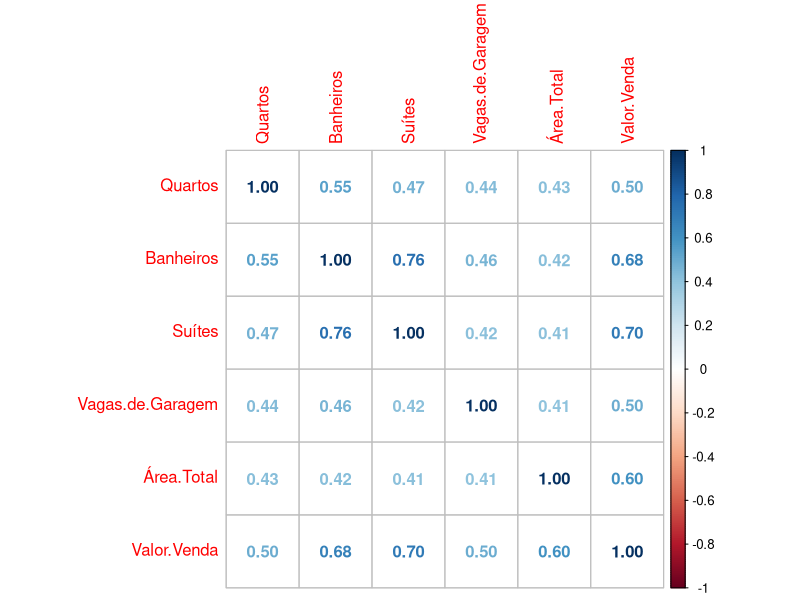
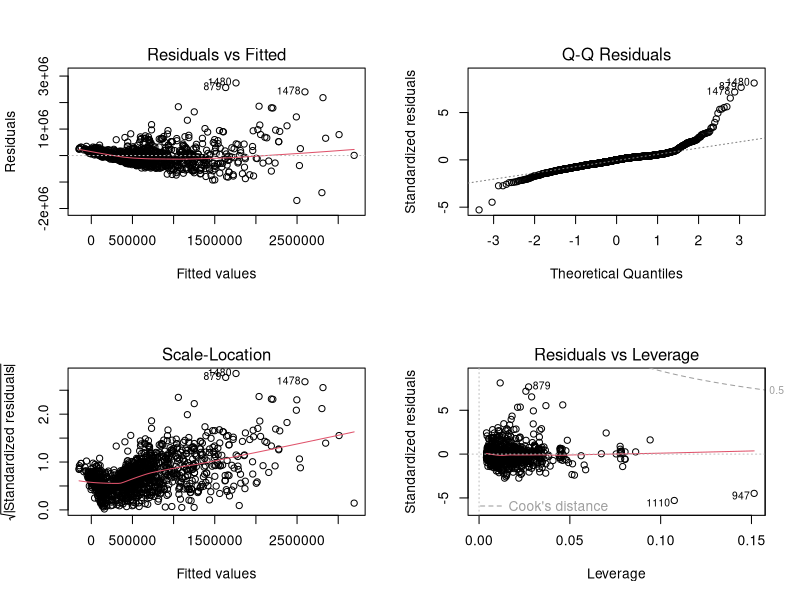
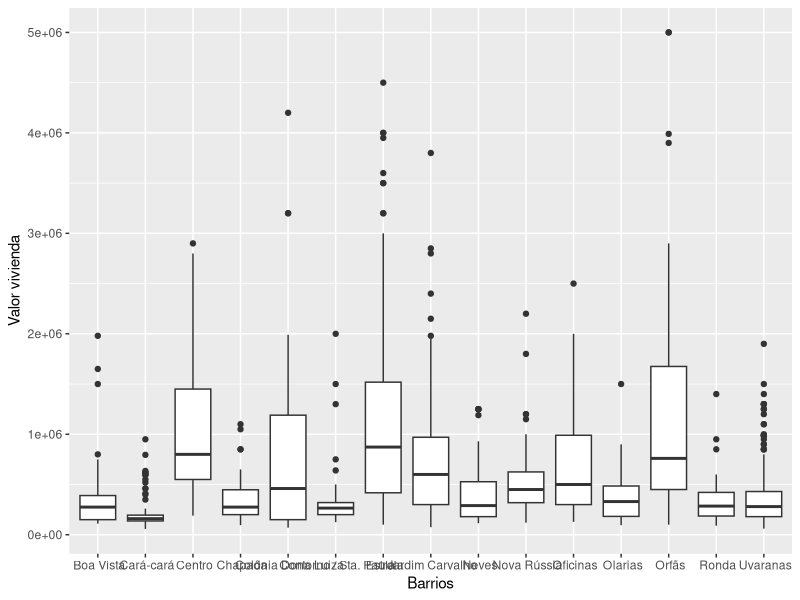

Write the R code that produced these figures, in order.
## ---- chunk 1
knitr::opts_chunk$set(echo = TRUE)
## ---- chunk 2
datos_casas <- read.csv("casas_ponta_grossa.csv")
names(datos_casas)
table(datos_casas$Bairro)
datos_casas$Referência <- NULL
datos_casas$X <- NULL
summary(datos_casas)
## ---- chunk 3
library(corrplot)
datos_casasC<- datos_casas
datos_casasC$Bairro <- NULL
Mcor <- cor(datos_casasC)
corrplot(Mcor, method = c("number"))
## ---- chunk 4
#Dividimos los datos en set de entrenamiento y set de testeo
indice <- sample(nrow(datos_casas), 0.75*nrow(datos_casas))
datos_entreno <- datos_casas[indice, ]
datos_test <- datos_casas[-indice, ]
## ---- chunk 5
regresion <- lm(Valor.Venda~., data = datos_entreno)
summary(regresion)
## ---- chunk 6
par(mfrow=c(2,2))
plot(regresion)

## ---- chunk 7
coeficientes <- coef(regresion)
coeficientes
## ---- chunk 8
intervalo_confianza<-confint(regresion)
intervalo_confianza
## ---- chunk 9
predicciones <- predict(regresion, newdata = datos_test)
error <- sqrt(mean((datos_test$Valor.Venda - predicciones)^2))
error
prediccionesConf <- predict(regresion, newdata = datos_test, interval="confidence")
errorConf <- sqrt(mean((datos_test$Valor.Venda - prediccionesConf)^2))
errorConf
prediccionesPred <- predict(regresion, newdata = datos_test, interval="prediction")
errorPred <- sqrt(mean((datos_test$Valor.Venda - prediccionesPred)^2))
errorPred
## ---- chunk 10
library(ggplot2)
ggplot(datos_casas, aes(x=datos_casas$Bairro, y=datos_casas$Valor.Venda)) + geom_boxplot() + labs(x="Barrios", y="Valor vivienda")
## ---- chunk 11
indice80 <- sample(nrow(datos_casas), 0.80*nrow(datos_casas))
datos_entreno80 <- datos_casas[indice80, ]
datos_test80 <- datos_casas[-indice80, ]
## ---- chunk 12
regresion80 <- lm(Valor.Venda~., data = datos_entreno80)
## ---- chunk 13
predicciones80 <- predict(regresion80, newdata = datos_test80)
error80 <- sqrt(mean((datos_test80$Valor.Venda - predicciones80)^2))
error80
prediccionesConf80 <- predict(regresion80, newdata = datos_test80, interval="confidence")
errorConf80 <- sqrt(mean((datos_test80$Valor.Venda - prediccionesConf80)^2))
errorConf80
prediccionesPred80 <- predict(regresion80, newdata = datos_test80, interval="prediction")
errorPred80 <- sqrt(mean((datos_test80$Valor.Venda - prediccionesPred80)^2))
errorPred80
